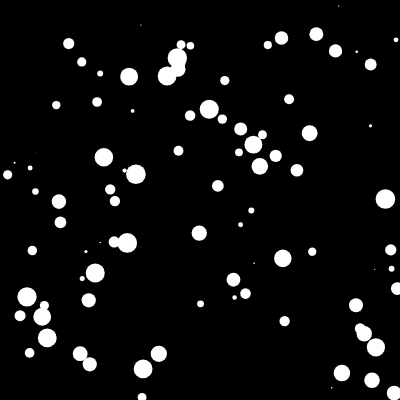
Frame 1 (no input)
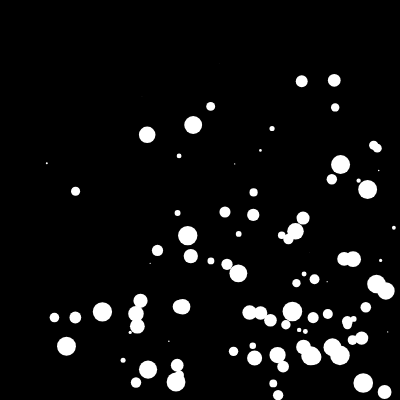
Frame 60 (no input)
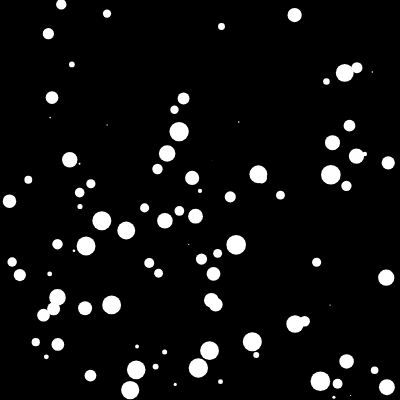
Frame 120 (the mouse pressed at the canvas centre since frame 60)

The p5.js sketch that drew these frames (run headless with seeded random() and noise() and a simulated clock; from frame 60 on, the mouse is pressed at the canvas centre):

// p5.js sketch
// ── sketch.js
let n = 100;
let p = [];

function setup() {
  createCanvas(400, 400);
  noStroke();
  for (let i = 0; i < n; i++) {
    let d = random(20.0);
    p.push(new Particle(
      random(d / 2, width - d / 2),
      random(d / 2, height - d / 2),
      d,
      random(5.0),
      random(5.0)
    ));
  }
}

function draw() {
  background(0);
  for (let i = 0; i < p.length; i++) {
    p[i].update();
    p[i].display();
  }
}

class Particle {
  constructor(x, y, d, vx, vy) {
    this.x = x;
    this.y = y;
    this.d = d;
    this.vx = vx;
    this.vy = vy;
  }

  display() {
    ellipse(this.x, this.y, this.d, this.d);
  }

  update() {
    this.x += this.vx;
    this.y += this.vy;
    if (this.x >= width - this.d / 2 || this.x <= this.d / 2)
      this.vx = -this.vx;
    if (this.y >= height - this.d / 2 || this.y <= this.d / 2)
      this.vy = -this.vy;
  }
}
